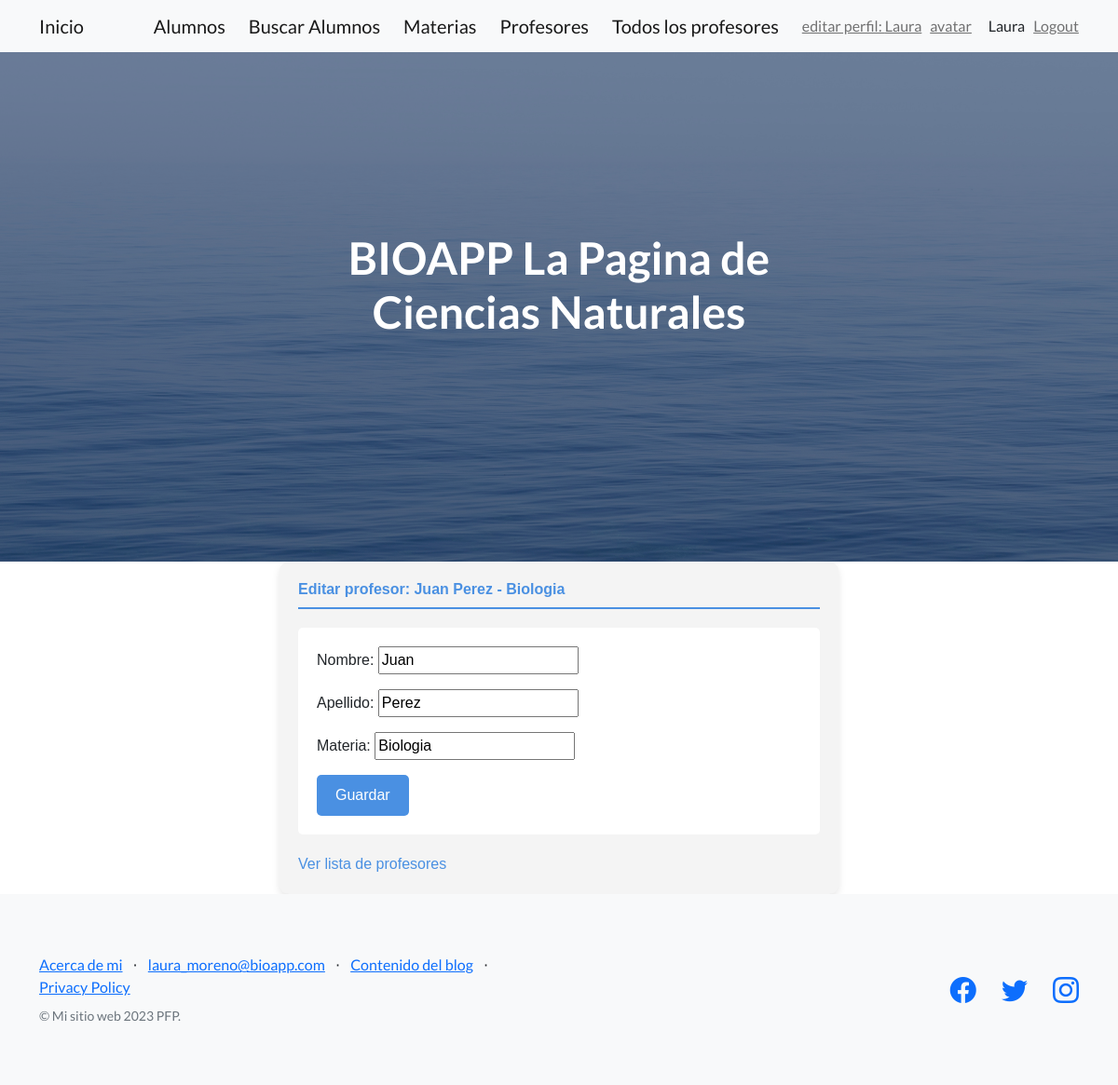
Screenshot of /bioapp/profesor-editar/Biologia/ (signed in) with the database file from the repository.
### bioapp/models.py (models this page shows)
class Profesor(models.Model):
    nombre = models.CharField(max_length=30)
    apellido = models.CharField(max_length=100)
    materia= models.CharField(max_length=100)

### bioapp/views.py (the view, shortened to what this page needs)
# urls.py: path("profesor-editar/<profesor_materia>/", profesores_crud_update_view),
@login_required
def profesores_crud_update_view(request, profesor_materia):
    profesor = Profesor.objects.filter(materia=profesor_materia).first()
    if request.method == "GET":
        formulario = ProfesorFormulario(
            initial={
                "nombre": profesor.nombre,
                "apellido": profesor.apellido,
                "materia": profesor.materia
            }
        )
        return render(request, "bioapp/profesor_formulario_edicion.html", {"form": formulario, "profesor": profesor})

### bioapp/forms.py
class ProfesorFormulario(forms.Form):
    nombre = forms.CharField(max_length=30)
    apellido =forms.CharField(max_length=100)
    materia= forms.CharField(max_length=100)

### bioapp/templates/bioapp/profesor_formulario_edicion.html (shortened to what this page needs)
{% extends 'bioapp/padre.html' %} {% block contenidoQueCambia%}
<!DOCTYPE html>
<html lang="en">
  <div
    style="
      font-family: Arial, sans-serif;
      padding: 20px;
      background-color: #f4f4f4;
      max-width: 600px;
      margin: auto;
      border-radius: 10px;
      box-shadow: 0 4px 8px rgba(0, 0, 0, 0.1);
    "
  >
    <h6
      style="
        color: #4a90e2;
        border-bottom: 2px solid #4a90e2;
        padding-bottom: 10px;
      "
    >
      Editar profesor: {{ profesor.nombre }} {{ profesor.apellido }} -
      {{profesor.materia}}
    </h6>
    <div
      style="
        margin-top: 20px;
        background-color: white;
        padding: 20px;
        border-radius: 5px;
      "
    >
      <form
        action="/bioapp/profesor-editar/{{profesor.materia}}/"
        method="POST"
      >
        {% csrf_token %} {{ form.as_p }}
        <input
          type="submit"
          value="Guardar"
          style="
            background-color: #4a90e2;
            color: white;
            padding: 10px 20px;
            border: none;
            border-radius: 5px;
            cursor: pointer;
          "
        />
      </form>
    </div>
    <div style="margin-top: 20px">
      <a href="/bioapp/profesor/" style="color: #4a90e2; text-decoration: none"
        >Ver lista de profesores</a
      >
    </div>
  </div>
  {% endblock%}

### bioapp/templates/bioapp/padre.html (shortened to what this page needs)
{% load static %}
<!DOCTYPE html>
<html lang="en">
  <head>
    <link
      href="https://cdn.jsdelivr.net/npm/bootstrap-icons@1.5.0/font/bootstrap-icons.css"
      rel="stylesheet"
      type="text/css"
    />
    <link href="{% static 'bioapp/css/styles.css'  %}" rel="stylesheet" />
  </head>
  <body>
    <nav class="navbar navbar-light bg-light static-top">
      <div class="container">
        {% if user.is_authenticated %}
         <a class="navbar-brand" href="/bioapp/inicio/">Inicio</a>
         <a class="navbar-brand" href="{% url 'bioapp:alumno_crear' %}"
          >Alumnos</a
         >
         <a class="navbar-brand" href="{% url 'bioapp:alumno_buscar' %}">
          Buscar Alumnos
         </a>
         <a class="navbar-brand" href="{% url 'bioapp:materias' %}"> Materias</a>
         <a class="navbar-brand" href="/bioapp/profesor/">Profesores</a>
         <a class="navbar-brand" href="/bioapp/profesor-lista/">Todos los profesores</a>
         <a class="navbar-text" href="{% url 'bioapp:editar-perfil' %}">editar perfil: {{ user.username }}</a>
         <a class="navbar-text" href="{% url 'bioapp:crear-avatar' %}"
          > avatar </a
         >
         <span class=""navbar-text">{{ user.username }}</span>
         <a class="navbar-text" href="{% url 'bioapp:logout' %}">Logout</a>
       {% else %}
         <a class="navbar-brand" href="{% url 'bioapp:login' %}">Login</a>
         <a class="navbar-brand" href="{% url 'bioapp:registro' %}">Registrar usuario</a>
       {% endif %}
      </div>
    </nav>
    <header class="masthead">
      <div class="container position-relative">
        <div class="row justify-content-center">
          <div class="col-xl-6">
            <div class="text-center text-white">
              <h1 class="mb-5">BIOAPP La Pagina de Ciencias Naturales</h1>
            </div>
          </div>
        </div>
      </div>
    </header>
    {% block contenidoQueCambia %} {% endblock %}
    <footer class="footer bg-light">
      <div class="container">
        <div class="row">
          <div class="col-lg-6 h-100 text-center text-lg-start my-auto">
            <ul class="list-inline mb-2">
              <li class="list-inline-item"><a href="{% url "bioapp:about" %}">Acerca de mi </a></li>
              <li class="list-inline-item">⋅</li>
              <li class="list-inline-item">
                <a href="#!">laura_moreno@bioapp.com</a>
              </li>
              <li class="list-inline-item">⋅</li>
              <li class="list-inline-item"><a href="{% url "bioapp:contenido" %}">Contenido del blog</a></li>
              <li class="list-inline-item">⋅</li>
              <li class="list-inline-item"><a href="#!">Privacy Policy</a></li>
            </ul>
            <p class="text-muted small mb-4 mb-lg-0">
              &copy; Mi sitio web 2023 PFP.
            </p>
          </div>
          <div class="col-lg-6 h-100 text-center text-lg-end my-auto">
            <ul class="list-inline mb-0">
              <li class="list-inline-item me-4">
                <a href="#!"><i class="bi-facebook fs-3"></i></a>
              </li>
              <li class="list-inline-item me-4">
                <a href="#!"><i class="bi-twitter fs-3"></i></a>
              </li>
              <li class="list-inline-item">
                <a href="#!"><i class="bi-instagram fs-3"></i></a>
              </li>
            </ul>
          </div>
        </div>
      </div>
    </footer>
  </body>
</html>

### rows the page displays
Profesor: nombre "Juan", apellido "Perez", materia "Biologia"

### other values shown
{{ user.username }} "Laura"
